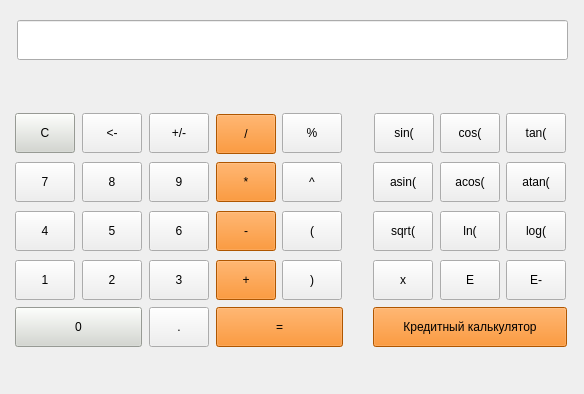
<?xml version="1.0" encoding="UTF-8"?>
<ui version="4.0">
 <class>SmartCalc</class>
 <widget class="QMainWindow" name="SmartCalc">
  <property name="geometry">
   <rect>
    <x>0</x>
    <y>0</y>
    <width>584</width>
    <height>394</height>
   </rect>
  </property>
  <property name="windowTitle">
   <string>SmartCalc</string>
  </property>
  <widget class="QWidget" name="centralwidget">
   <widget class="QPushButton" name="pushButton_clear">
    <property name="geometry">
     <rect>
      <x>15</x>
      <y>113</y>
      <width>60</width>
      <height>40</height>
     </rect>
    </property>
    <property name="styleSheet">
     <string notr="true">QPushButton {
	
	background-color: rgb(211, 215, 207);
}</string>
    </property>
    <property name="text">
     <string>C</string>
    </property>
   </widget>
   <widget class="QLabel" name="digit_input_display">
    <property name="geometry">
     <rect>
      <x>17</x>
      <y>71</y>
      <width>551</width>
      <height>31</height>
     </rect>
    </property>
    <property name="font">
     <font>
      <pointsize>16</pointsize>
     </font>
    </property>
    <property name="text">
     <string/>
    </property>
    <property name="textFormat">
     <enum>Qt::AutoText</enum>
    </property>
    <property name="alignment">
     <set>Qt::AlignRight|Qt::AlignTrailing|Qt::AlignVCenter</set>
    </property>
   </widget>
   <widget class="QPushButton" name="pushButton_backspace">
    <property name="geometry">
     <rect>
      <x>82</x>
      <y>113</y>
      <width>60</width>
      <height>40</height>
     </rect>
    </property>
    <property name="text">
     <string>&lt;-</string>
    </property>
   </widget>
   <widget class="QPushButton" name="pushButton_div">
    <property name="geometry">
     <rect>
      <x>216</x>
      <y>114</y>
      <width>60</width>
      <height>40</height>
     </rect>
    </property>
    <property name="styleSheet">
     <string notr="true">QPushButton {
	background-color: rgb(245, 121, 0);
}</string>
    </property>
    <property name="text">
     <string>/</string>
    </property>
   </widget>
   <widget class="QPushButton" name="pushButton_mult">
    <property name="geometry">
     <rect>
      <x>216</x>
      <y>162</y>
      <width>60</width>
      <height>40</height>
     </rect>
    </property>
    <property name="styleSheet">
     <string notr="true">QPushButton {
	background-color: rgb(245, 121, 0);
}</string>
    </property>
    <property name="text">
     <string>*</string>
    </property>
   </widget>
   <widget class="QPushButton" name="pushButton_7">
    <property name="geometry">
     <rect>
      <x>15</x>
      <y>162</y>
      <width>60</width>
      <height>40</height>
     </rect>
    </property>
    <property name="text">
     <string>7</string>
    </property>
   </widget>
   <widget class="QPushButton" name="pushButton_8">
    <property name="geometry">
     <rect>
      <x>82</x>
      <y>162</y>
      <width>60</width>
      <height>40</height>
     </rect>
    </property>
    <property name="text">
     <string>8</string>
    </property>
   </widget>
   <widget class="QPushButton" name="pushButton_9">
    <property name="geometry">
     <rect>
      <x>149</x>
      <y>162</y>
      <width>60</width>
      <height>40</height>
     </rect>
    </property>
    <property name="text">
     <string>9</string>
    </property>
   </widget>
   <widget class="QPushButton" name="pushButton_3">
    <property name="geometry">
     <rect>
      <x>149</x>
      <y>260</y>
      <width>60</width>
      <height>40</height>
     </rect>
    </property>
    <property name="text">
     <string>3</string>
    </property>
   </widget>
   <widget class="QPushButton" name="pushButton_4">
    <property name="geometry">
     <rect>
      <x>15</x>
      <y>211</y>
      <width>60</width>
      <height>40</height>
     </rect>
    </property>
    <property name="text">
     <string>4</string>
    </property>
   </widget>
   <widget class="QPushButton" name="pushButton_5">
    <property name="geometry">
     <rect>
      <x>82</x>
      <y>211</y>
      <width>60</width>
      <height>40</height>
     </rect>
    </property>
    <property name="text">
     <string>5</string>
    </property>
   </widget>
   <widget class="QPushButton" name="pushButton_6">
    <property name="geometry">
     <rect>
      <x>149</x>
      <y>211</y>
      <width>60</width>
      <height>40</height>
     </rect>
    </property>
    <property name="text">
     <string>6</string>
    </property>
   </widget>
   <widget class="QPushButton" name="pushButton_2">
    <property name="geometry">
     <rect>
      <x>82</x>
      <y>260</y>
      <width>60</width>
      <height>40</height>
     </rect>
    </property>
    <property name="text">
     <string>2</string>
    </property>
   </widget>
   <widget class="QPushButton" name="pushButton_add">
    <property name="geometry">
     <rect>
      <x>216</x>
      <y>260</y>
      <width>60</width>
      <height>40</height>
     </rect>
    </property>
    <property name="styleSheet">
     <string notr="true">QPushButton {
	background-color: rgb(245, 121, 0);
}</string>
    </property>
    <property name="text">
     <string>+</string>
    </property>
   </widget>
   <widget class="QPushButton" name="pushButton_sub">
    <property name="geometry">
     <rect>
      <x>216</x>
      <y>211</y>
      <width>60</width>
      <height>40</height>
     </rect>
    </property>
    <property name="styleSheet">
     <string notr="true">QPushButton {
	background-color: rgb(245, 121, 0);
}</string>
    </property>
    <property name="text">
     <string>-</string>
    </property>
   </widget>
   <widget class="QPushButton" name="pushButton_1">
    <property name="geometry">
     <rect>
      <x>15</x>
      <y>260</y>
      <width>60</width>
      <height>40</height>
     </rect>
    </property>
    <property name="text">
     <string>1</string>
    </property>
   </widget>
   <widget class="QPushButton" name="pushButton_eq">
    <property name="geometry">
     <rect>
      <x>216</x>
      <y>307</y>
      <width>127</width>
      <height>40</height>
     </rect>
    </property>
    <property name="palette">
     <palette>
      <active>
       <colorrole role="Button">
        <brush brushstyle="SolidPattern">
         <color alpha="255">
          <red>245</red>
          <green>121</green>
          <blue>0</blue>
         </color>
        </brush>
       </colorrole>
       <colorrole role="Base">
        <brush brushstyle="SolidPattern">
         <color alpha="255">
          <red>245</red>
          <green>121</green>
          <blue>0</blue>
         </color>
        </brush>
       </colorrole>
       <colorrole role="Window">
        <brush brushstyle="SolidPattern">
         <color alpha="255">
          <red>245</red>
          <green>121</green>
          <blue>0</blue>
         </color>
        </brush>
       </colorrole>
      </active>
      <inactive>
       <colorrole role="Button">
        <brush brushstyle="SolidPattern">
         <color alpha="255">
          <red>245</red>
          <green>121</green>
          <blue>0</blue>
         </color>
        </brush>
       </colorrole>
       <colorrole role="Base">
        <brush brushstyle="SolidPattern">
         <color alpha="255">
          <red>245</red>
          <green>121</green>
          <blue>0</blue>
         </color>
        </brush>
       </colorrole>
       <colorrole role="Window">
        <brush brushstyle="SolidPattern">
         <color alpha="255">
          <red>245</red>
          <green>121</green>
          <blue>0</blue>
         </color>
        </brush>
       </colorrole>
      </inactive>
      <disabled>
       <colorrole role="Button">
        <brush brushstyle="SolidPattern">
         <color alpha="255">
          <red>245</red>
          <green>121</green>
          <blue>0</blue>
         </color>
        </brush>
       </colorrole>
       <colorrole role="Base">
        <brush brushstyle="SolidPattern">
         <color alpha="255">
          <red>245</red>
          <green>121</green>
          <blue>0</blue>
         </color>
        </brush>
       </colorrole>
       <colorrole role="Window">
        <brush brushstyle="SolidPattern">
         <color alpha="255">
          <red>245</red>
          <green>121</green>
          <blue>0</blue>
         </color>
        </brush>
       </colorrole>
      </disabled>
     </palette>
    </property>
    <property name="styleSheet">
     <string notr="true">QPushButton {
	background-color: rgb(245, 121, 0);
}</string>
    </property>
    <property name="text">
     <string>=</string>
    </property>
   </widget>
   <widget class="QPushButton" name="pushButton_0">
    <property name="geometry">
     <rect>
      <x>15</x>
      <y>307</y>
      <width>127</width>
      <height>40</height>
     </rect>
    </property>
    <property name="styleSheet">
     <string notr="true">QPushButton {
	
	background-color: rgb(211, 215, 207);
}</string>
    </property>
    <property name="text">
     <string>0</string>
    </property>
   </widget>
   <widget class="QPushButton" name="pushButton_dot">
    <property name="geometry">
     <rect>
      <x>149</x>
      <y>307</y>
      <width>60</width>
      <height>40</height>
     </rect>
    </property>
    <property name="text">
     <string>.</string>
    </property>
   </widget>
   <widget class="QPushButton" name="pushButton_r_br">
    <property name="geometry">
     <rect>
      <x>282</x>
      <y>260</y>
      <width>60</width>
      <height>40</height>
     </rect>
    </property>
    <property name="text">
     <string>)</string>
    </property>
   </widget>
   <widget class="QPushButton" name="pushButton_pow">
    <property name="geometry">
     <rect>
      <x>282</x>
      <y>162</y>
      <width>60</width>
      <height>40</height>
     </rect>
    </property>
    <property name="text">
     <string>^</string>
    </property>
   </widget>
   <widget class="QPushButton" name="pushButton_l_br">
    <property name="geometry">
     <rect>
      <x>282</x>
      <y>211</y>
      <width>60</width>
      <height>40</height>
     </rect>
    </property>
    <property name="text">
     <string>(</string>
    </property>
   </widget>
   <widget class="QPushButton" name="pushButton_mod">
    <property name="geometry">
     <rect>
      <x>282</x>
      <y>113</y>
      <width>60</width>
      <height>40</height>
     </rect>
    </property>
    <property name="text">
     <string>%</string>
    </property>
   </widget>
   <widget class="QPushButton" name="pushButton_log">
    <property name="geometry">
     <rect>
      <x>506</x>
      <y>211</y>
      <width>60</width>
      <height>40</height>
     </rect>
    </property>
    <property name="text">
     <string>log(</string>
    </property>
   </widget>
   <widget class="QPushButton" name="pushButton_atan">
    <property name="geometry">
     <rect>
      <x>506</x>
      <y>162</y>
      <width>60</width>
      <height>40</height>
     </rect>
    </property>
    <property name="text">
     <string>atan(</string>
    </property>
   </widget>
   <widget class="QPushButton" name="pushButton_sin">
    <property name="geometry">
     <rect>
      <x>374</x>
      <y>113</y>
      <width>60</width>
      <height>40</height>
     </rect>
    </property>
    <property name="text">
     <string>sin(</string>
    </property>
   </widget>
   <widget class="QPushButton" name="pushButton_tan">
    <property name="geometry">
     <rect>
      <x>506</x>
      <y>113</y>
      <width>60</width>
      <height>40</height>
     </rect>
    </property>
    <property name="text">
     <string>tan(</string>
    </property>
   </widget>
   <widget class="QPushButton" name="pushButton_cos">
    <property name="geometry">
     <rect>
      <x>440</x>
      <y>113</y>
      <width>60</width>
      <height>40</height>
     </rect>
    </property>
    <property name="text">
     <string>cos(</string>
    </property>
   </widget>
   <widget class="QPushButton" name="pushButton_sqrt">
    <property name="geometry">
     <rect>
      <x>373</x>
      <y>211</y>
      <width>60</width>
      <height>40</height>
     </rect>
    </property>
    <property name="text">
     <string>sqrt(</string>
    </property>
   </widget>
   <widget class="QPushButton" name="pushButton_acos">
    <property name="geometry">
     <rect>
      <x>440</x>
      <y>162</y>
      <width>60</width>
      <height>40</height>
     </rect>
    </property>
    <property name="text">
     <string>acos(</string>
    </property>
   </widget>
   <widget class="QPushButton" name="pushButton_asin">
    <property name="geometry">
     <rect>
      <x>373</x>
      <y>162</y>
      <width>60</width>
      <height>40</height>
     </rect>
    </property>
    <property name="text">
     <string>asin(</string>
    </property>
   </widget>
   <widget class="QPushButton" name="pushButton_ln">
    <property name="geometry">
     <rect>
      <x>440</x>
      <y>211</y>
      <width>60</width>
      <height>40</height>
     </rect>
    </property>
    <property name="text">
     <string>ln(</string>
    </property>
   </widget>
   <widget class="QPushButton" name="pushButton_x">
    <property name="geometry">
     <rect>
      <x>373</x>
      <y>260</y>
      <width>60</width>
      <height>40</height>
     </rect>
    </property>
    <property name="text">
     <string>x</string>
    </property>
   </widget>
   <widget class="QLineEdit" name="main_display">
    <property name="geometry">
     <rect>
      <x>17</x>
      <y>20</y>
      <width>551</width>
      <height>40</height>
     </rect>
    </property>
    <property name="alignment">
     <set>Qt::AlignRight|Qt::AlignTrailing|Qt::AlignVCenter</set>
    </property>
    <property name="readOnly">
     <bool>true</bool>
    </property>
   </widget>
   <widget class="QPushButton" name="pushButton_sign">
    <property name="geometry">
     <rect>
      <x>149</x>
      <y>113</y>
      <width>60</width>
      <height>40</height>
     </rect>
    </property>
    <property name="text">
     <string>+/-</string>
    </property>
   </widget>
   <widget class="QPushButton" name="pushButton_credit">
    <property name="geometry">
     <rect>
      <x>373</x>
      <y>307</y>
      <width>194</width>
      <height>40</height>
     </rect>
    </property>
    <property name="mouseTracking">
     <bool>false</bool>
    </property>
    <property name="styleSheet">
     <string notr="true">QPushButton {
	background-color: rgb(245, 121, 0);
}</string>
    </property>
    <property name="text">
     <string>Кредитный калькулятор</string>
    </property>
   </widget>
   <widget class="QPushButton" name="pushButton_Em">
    <property name="geometry">
     <rect>
      <x>506</x>
      <y>260</y>
      <width>60</width>
      <height>40</height>
     </rect>
    </property>
    <property name="text">
     <string>E-</string>
    </property>
   </widget>
   <widget class="QPushButton" name="pushButton_E">
    <property name="geometry">
     <rect>
      <x>440</x>
      <y>260</y>
      <width>60</width>
      <height>40</height>
     </rect>
    </property>
    <property name="text">
     <string>E</string>
    </property>
   </widget>
  </widget>
  <widget class="QMenuBar" name="menubar">
   <property name="geometry">
    <rect>
     <x>0</x>
     <y>0</y>
     <width>584</width>
     <height>22</height>
    </rect>
   </property>
  </widget>
 </widget>
 <resources/>
 <connections/>
</ui>
